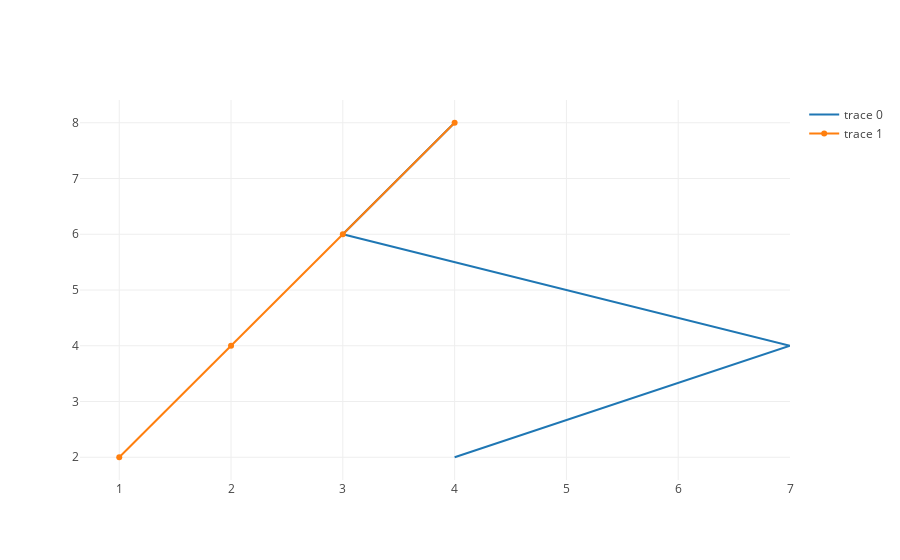

Source (notebook cell):
### Code cell
iplot(figure)

### Figure 1 — Plotly figure (JSON) as saved in the notebook; plotly's stock layout.template omitted (floating-point values rounded to 4 significant figures)
{"data": [{"mode": "lines", "type": "scatter", "uid": "85e84379-023f-4ae9-834c-80ed2fe6e1c6", "x": [4, 7, 3, 4], "y": [2, 4, 6, 8]}, {"type": "scatter", "uid": "1ef1cb9c-07af-4052-a5cc-ac03123f2918", "x": [1, 2, 3, 4], "y": [2, 4, 6, 8]}], "layout": {"autosize": true, "xaxis": {"autorange": true, "range": [0.5968, 7], "type": "linear"}, "yaxis": {"autorange": true, "range": [1.561, 8.439], "type": "linear"}}}
